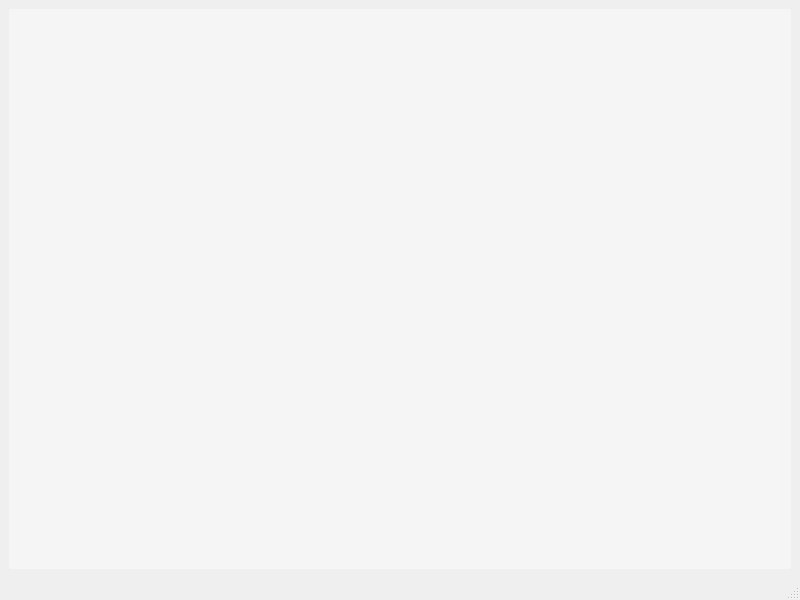
<?xml version="1.0" encoding="UTF-8"?>
<ui version="4.0">
 <class>seimey_plugin</class>
 <widget class="QMainWindow" name="seimey_plugin">
  <property name="geometry">
   <rect>
    <x>0</x>
    <y>0</y>
    <width>800</width>
    <height>600</height>
   </rect>
  </property>
  <property name="windowTitle">
   <string>插件</string>
  </property>
  <widget class="QWidget" name="centralwidget">
   <layout class="QGridLayout" name="gridLayout">
    <item row="0" column="0">
     <widget class="QTreeWidget" name="treeW_plugin">
      <property name="styleSheet">
       <string notr="true">.QTreeWidget:vertical
{
  width: 10px;
  border:0px solid;
  border-radius: 2px;
  margin: 0px,0px,0px,0px;
  background-color: transparent;
  background:#F5F5F5;
}

.QTreeWidget:vertical:hover
{
  width: 10px;
  border:0px solid;
  margin: 0px,0px,0px,0px;
  background:#F5F5F5;
}

.QTreeWidget::handle:vertical
{
  width: 10px;
  background:#E1E1E1;
  border-radius: 2px;
}

.QTreeWidget::handle:vertical:hover
{
  background:#969696;
  border-radius: 2px;
}
.QTreeWidget:horizontal{
    height: 10px;
    border:0px solid;
    border-radius: 2px;
    margin: 0px,0px,0px,0px;
    background-color: transparent;
    background:#F5F5F5;
}

.QTreeWidget:horizontal:hover
{
  height: 10px;
  border:0px solid;
  margin: 0px,0px,0px,0px;
  background:#F5F5F5;
}

.QTreeWidget::handle:horizontal
{
  height: 10px;
  background:#E1E1E1;
  border-radius: 2px;
}

.QTreeWidget::handle:horizontal:hover
{
  background:#969696;
  border-radius: 2px;
}
</string>
      </property>
      <attribute name="headerVisible">
       <bool>false</bool>
      </attribute>
      <column>
       <property name="text">
        <string>插件</string>
       </property>
      </column>
     </widget>
    </item>
   </layout>
  </widget>
  <widget class="QMenuBar" name="menubar">
   <property name="geometry">
    <rect>
     <x>0</x>
     <y>0</y>
     <width>800</width>
     <height>26</height>
    </rect>
   </property>
  </widget>
  <widget class="QStatusBar" name="statusbar"/>
 </widget>
 <resources/>
 <connections/>
</ui>
